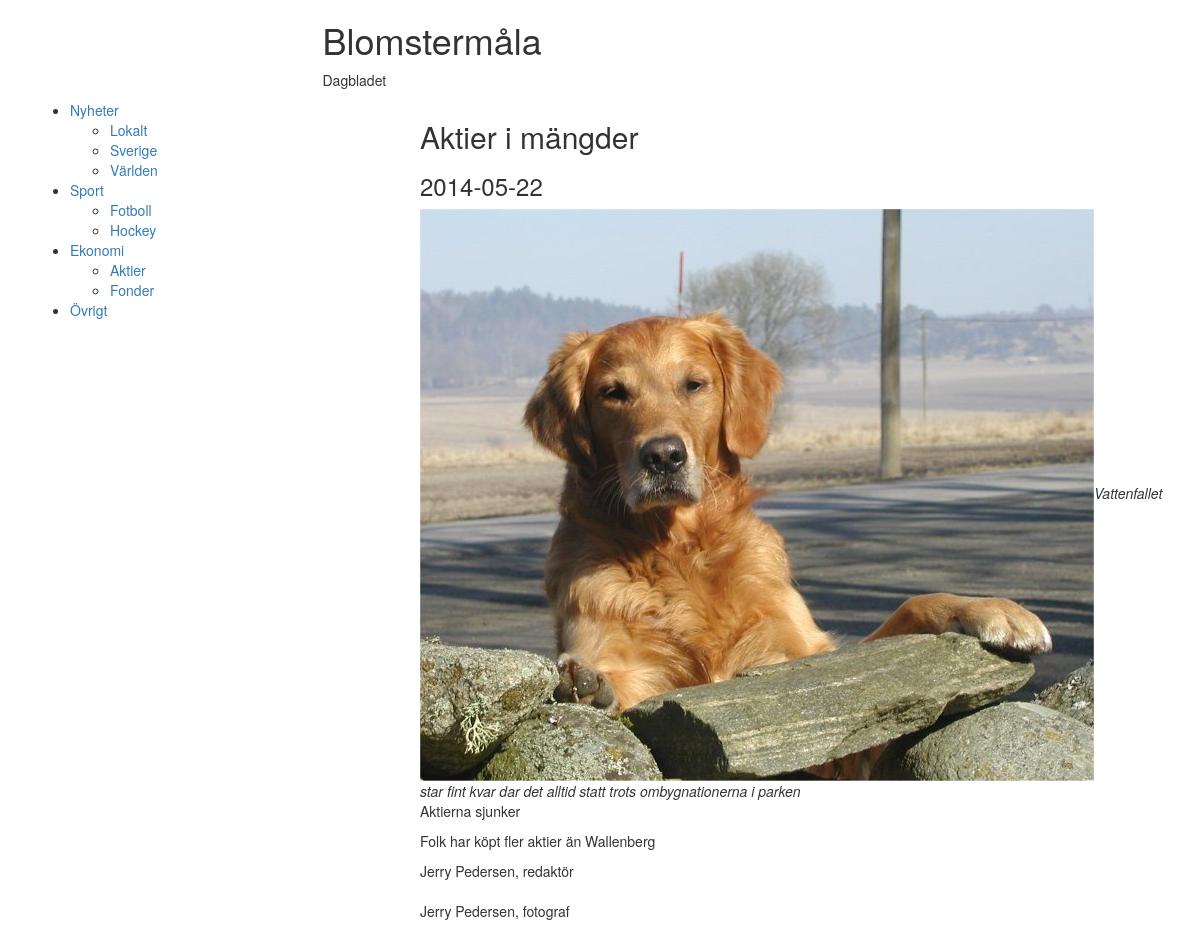
The app's page /Article.php?ArtID=4 with its own data.
### tables this page shows
create table Sub_Category
(SubCategoryID     int NOT NULL AUTO_INCREMENT,
 SubCategoryname	varchar(50),
 CategoryID			int NOT NULL,
 primary key (SubCategoryID),
 foreign key (CategoryID) references Category(CategoryID));

create table Category
(CategoryID     int NOT NULL AUTO_INCREMENT,
 Categoryname	varchar(50),
 primary key (CategoryID));

create table Article
(Title			varchar(100),
 Preamble     		varchar(200),
 Content     		text,
 Date			date,
 ArticleID		int NOT NULL AUTO_INCREMENT,
 SubCategoryID	int NOT NULL,
 primary key (ArticleID),
 foreign key (SubCategoryID) references Sub_Category(SubCategoryID));

create table Picture_Article_Relation
(ArticleID		int,
PictureID			int,
PictureText		varchar(200),
primary key (ArticleID, PictureID),
foreign key (ArticleID) references Article(ArticleID)
	on delete cascade
	on update cascade,
foreign key (PictureID) references Picture(PictureID));

create table Picture
(Height		int,
Width		int,
AltText		varchar(100),
PictureID		int AUTO_INCREMENT,
UserID	int,
Address		varchar(100),
primary key (PictureID),
foreign key (UserID) references User(UserID));

create table User 
(UserID	     int NOT NULL AUTO_INCREMENT,
 Name	     	varchar(30),
 Email	     	varchar(50),
 Password	varchar(20),
 Moderator	boolean,
 primary key(UserID));

### Article.php (the view, shortened to what this page needs)
<?php
  include('db.php');
?>
<!DOCTYPE html>
<html>
  <head>
   <link href="css/bootstrap.min.css" rel="stylesheet">
  </head>
	<body>
	<div class="container">
	<div class="row">
	<div class="col-md-6 col-md-offset-3">
		<h1>Blomstermåla</h1>
		<p>Dagbladet</p>
		</div>
	</div>
	<div class="row">
	<div class="col-md-4">
	<?php
    $sql = "select Category.CategoryID, Categoryname, SubCategoryname, SubCategoryID from Category left join Sub_Category on Sub_Category.CategoryID=Category.CategoryID order by Category.CategoryID";
    $result = mysqli_query($link, $sql);
$owner = "";
echo("<ul>\n");
while ($row = mysqli_fetch_array($result))
{
	if (($row[1]!=$owner) && ($owner!="")){
			echo("\t</ul>\n</li>\n");
		}
	if ($row[1]!=$owner){
		echo('<li><a href="index.php?cat='.$row[0].'&sub_cat=0">'.$row[1]."</a>\n\t<ul>\n");
		$owner=$row[1];
	}
	if($row[2]!=null){
		echo('<li><a href="index.php?cat='.$row[0].'&sub_cat='.$row[3].'">'.$row[2].'</a></li>');
	}
}
echo("\t</ul>\n</li>\n");
echo("</ul>\n");
?>
  </div>
	<div class="col-md-8">
		<?php
$ArtID = $_GET['ArtID'];
$sql = "select Article.ArticleID, Article.Title, Article.Preamble, Article.Content, Article.Date from Article where ArticleID='$ArtID'";
$result = mysqli_query($link, $sql);
$row = mysqli_fetch_array($result);
$sql = "select Picture_Article_Relation.PictureID, Picture_Article_Relation.PictureText, Picture.AltText, Picture.Address, User.Name from Picture_Article_Relation left join Picture on Picture_Article_Relation.PictureID=Picture.PictureID left join User on Picture.UserID=User.UserID where ArticleID='$ArtID'";
$result = mysqli_query($link, $sql);
$row1 = mysqli_fetch_array($result);
echo('<h2>'.$row[1].'</h2>');
echo('<h3>'.$row[4].'</h3>');
echo('<div class="Picturefloat">');
echo('<img src="'.$row1[3].'" alt="'.$row1[2].'" />');
echo('<cite>'.$row1[1].'</cite>');
echo('</div>');
echo('<p class"Preamble">'.$row[2].'</p><p>'.$row[3].'</p>');
$sql = "select Owner.UserID, User.Name from Owner left join User on Owner.UserID=User.UserID where ArticleID='$ArtID'";
$result = mysqli_query($link, $sql);
while ($row2 = mysqli_fetch_array($result))
{
echo('<address>'.$row2[1].', redaktör</address>');
}
if ($row1 == null)
{
}
else
{
echo('<address>'.$row1[4].', fotograf</address>');
}
?>
	</div>
	</div>
</div>
	</body>
</html>

### records on screen
sub_category: CategoryID.Categoryname "Nyheter", SubCategoryname "Lokalt"
sub_category: SubCategoryname "Sverige"
sub_category: SubCategoryname "Världen"
sub_category: CategoryID.Categoryname "Sport", SubCategoryname "Fotboll"
sub_category: SubCategoryname "Hockey"
sub_category: CategoryID.Categoryname "Ekonomi", SubCategoryname "Aktier"
sub_category: SubCategoryname "Fonder"
category: Categoryname "Övrigt"
article: Title "Aktier i mängder", Date "2014-05-22", Preamble "Aktierna sjunker", Content "Folk har köpt fler aktier än Wallenberg"
picture_article_relation: PictureID.Address (picture), PictureText "Vattenfallet star fint kvar dar det alltid statt trots ombygnationerna i parken", user.Name "Jerry Pedersen"

### other values on screen
$row2[1] "Jerry Pedersen"
